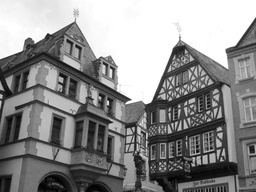
#> input picture ejercicioHistograma/a.jpg, 256 x 192 px, shrunk from 1024 x 768 before the run, given in place of a.jpeg, which was not available
$ python script2.py
#> lines starting #> are read from the running program, lines starting #| are printed output that depends on the picture; after the words box and inside, x2 and y2 are one past the last pixel; in counts of white or black regions, pixels touching at a corner belong together; pictures that were not available may be replaced by others from this repository, and a replacement may not be noted

import cv2
import numpy as np
import matplotlib.pyplot as plt

# ------------------------------------------------------


def notch_reject_filter(shape, d0=9, u_k=0, v_k=0):
    P, Q = shape
    # Initialize filter with zeros
    H = np.zeros((P, Q))

    # Traverse through filter
    for u in range(0, P):
        for v in range(0, Q):
            # Get euclidean distance from point D(u,v) to the center
            D_uv = np.sqrt((u - P / 2 + u_k) ** 2 + (v - Q / 2 + v_k) ** 2)
            D_muv = np.sqrt((u - P / 2 - u_k) ** 2 + (v - Q / 2 - v_k) ** 2)

            if D_uv <= d0 or D_muv <= d0:
                H[u, v] = 0.0
            else:
                H[u, v] = 1.0

    return H
# -----------------------------------------------------


img = cv2.imread('a.jpeg', 0)
#> img is the input picture: shape (192, 256); min 0, max 255, mean 141.3

f = np.fft.fft2(img)
fshift = np.fft.fftshift(f)
phase_spectrumR = np.angle(fshift)
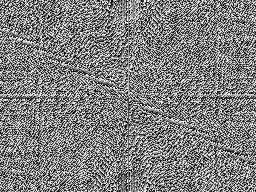
#> phase_spectrumR: shape (192, 256) float64; min -3.14, max 3.14, mean -3.01e-17; drawn with min black and max white
magnitude_spectrum = 20*np.log(np.abs(fshift))
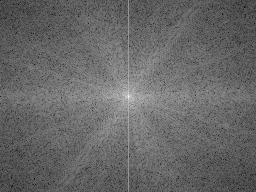
#> magnitude_spectrum: shape (192, 256) float64; min 48.04, max 315.1, mean 156.4; drawn with min black and max white

img_shape = img.shape
#> img_shape = (192, 256)

h = []
for i in range(100):
    h.append(notch_reject_filter(img_shape, 6, 0, i+20))

x = 1
for i in range(100):
    x *= h[i]
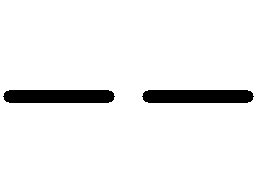
#> x: shape (192, 256) float64; values 0 (black) and 1 (white), 94.3% white; 2 black regions, box (x1, y1, x2, y2) and area: (3, 90, 115, 103) 1400, (142, 90, 254, 103) 1400
# [4 lines of commented-out code are left out]

NotchFilter = x
NotchRejectCenter = fshift * NotchFilter
NotchReject = np.fft.ifftshift(NotchRejectCenter)
# Compute the inverse DFT of the result
inverse_NotchReject = np.fft.ifft2(NotchReject)


Result = np.abs(inverse_NotchReject)
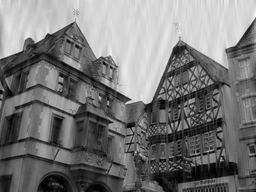
#> Result: shape (192, 256) float64; min 0.013, max 299.8, mean 141.3; drawn with min black and max white

plt.subplot(222)
plt.imshow(img, cmap='gray')
plt.title('Original')

plt.subplot(221)
plt.imshow(magnitude_spectrum, cmap='gray')
plt.title('magnitude spectrum')

plt.subplot(223)
plt.imshow(magnitude_spectrum*NotchFilter, "gray")
plt.title("Notch Reject Filter")

plt.subplot(224)
plt.imshow(Result, "gray")
plt.title("Result")


plt.show()
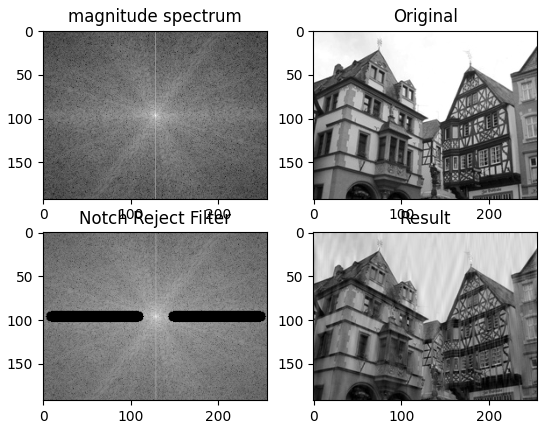
#> figure drawn by matplotlib, 4 panels

$ run again, with ejercicioHistograma/b.jpg copied over ejercicioHistograma/a.jpg
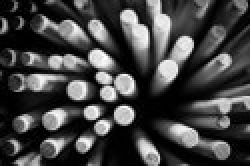
#> input picture ejercicioHistograma/b.jpg, 125 x 83 px, given in place of a.jpeg, which was not available (shown 2 times larger)
#> img is the input picture: shape (83, 125); min 0, max 255, mean 67.9
#> after the loop `for i in range(100):`:
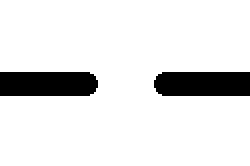
#> x: shape (83, 125) float64 (shown 2 times larger); values 0 (black) and 1 (white), 89.1% white; 2 black regions, box (x1, y1, x2, y2) and area: (0, 36, 49, 48) 572, (77, 36, 125, 48) 560
#> `plt.show()`:
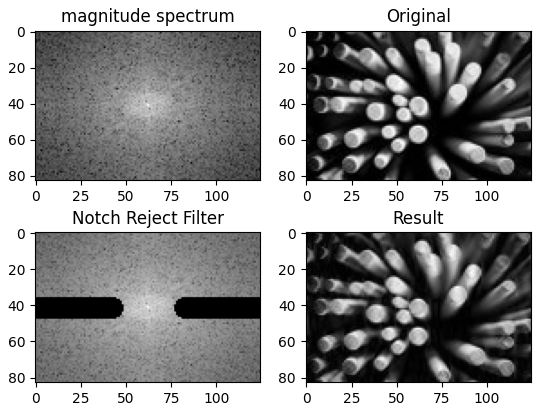
#> figure drawn by matplotlib, 4 panels
